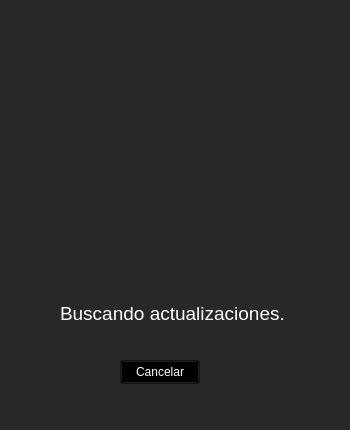
<?xml version="1.0" encoding="UTF-8"?>
<ui version="4.0">
 <class>MainWindow</class>
 <widget class="QMainWindow" name="MainWindow">
  <property name="geometry">
   <rect>
    <x>0</x>
    <y>0</y>
    <width>350</width>
    <height>430</height>
   </rect>
  </property>
  <property name="minimumSize">
   <size>
    <width>350</width>
    <height>430</height>
   </size>
  </property>
  <property name="maximumSize">
   <size>
    <width>350</width>
    <height>430</height>
   </size>
  </property>
  <property name="windowTitle">
   <string>MainWindow</string>
  </property>
  <property name="styleSheet">
   <string notr="true"/>
  </property>
  <widget class="QWidget" name="centralwidget">
   <property name="styleSheet">
    <string notr="true"/>
   </property>
   <layout class="QVBoxLayout" name="verticalLayout">
    <property name="spacing">
     <number>0</number>
    </property>
    <property name="leftMargin">
     <number>0</number>
    </property>
    <property name="topMargin">
     <number>0</number>
    </property>
    <property name="rightMargin">
     <number>0</number>
    </property>
    <property name="bottomMargin">
     <number>0</number>
    </property>
    <item>
     <widget class="QWidget" name="widget" native="true">
      <property name="minimumSize">
       <size>
        <width>0</width>
        <height>0</height>
       </size>
      </property>
      <property name="maximumSize">
       <size>
        <width>16777215</width>
        <height>16777215</height>
       </size>
      </property>
      <property name="styleSheet">
       <string notr="true">#widget{
background-color: #282828;
}</string>
      </property>
      <widget class="QLabel" name="label">
       <property name="geometry">
        <rect>
         <x>60</x>
         <y>300</y>
         <width>225</width>
         <height>26</height>
        </rect>
       </property>
       <property name="font">
        <font>
         <pointsize>14</pointsize>
        </font>
       </property>
       <property name="styleSheet">
        <string notr="true">#label{
color:white;
}</string>
       </property>
       <property name="text">
        <string>Buscando actualizaciones...</string>
       </property>
      </widget>
      <widget class="QPushButton" name="pushButton">
       <property name="geometry">
        <rect>
         <x>120</x>
         <y>360</y>
         <width>80</width>
         <height>24</height>
        </rect>
       </property>
       <property name="styleSheet">
        <string notr="true">#pushButton{
background-color: #00000000;
color: white;
}

#pushButton::hover{
text-decoration: underline;
}</string>
       </property>
       <property name="text">
        <string>Cancelar</string>
       </property>
      </widget>
      <widget class="QGraphicsView" name="graphicsView">
       <property name="geometry">
        <rect>
         <x>40</x>
         <y>60</y>
         <width>256</width>
         <height>192</height>
        </rect>
       </property>
       <property name="styleSheet">
        <string notr="true">#graphicsView{
background-color: #282828;
border: none;
}</string>
       </property>
      </widget>
     </widget>
    </item>
   </layout>
  </widget>
 </widget>
 <resources/>
 <connections/>
</ui>
